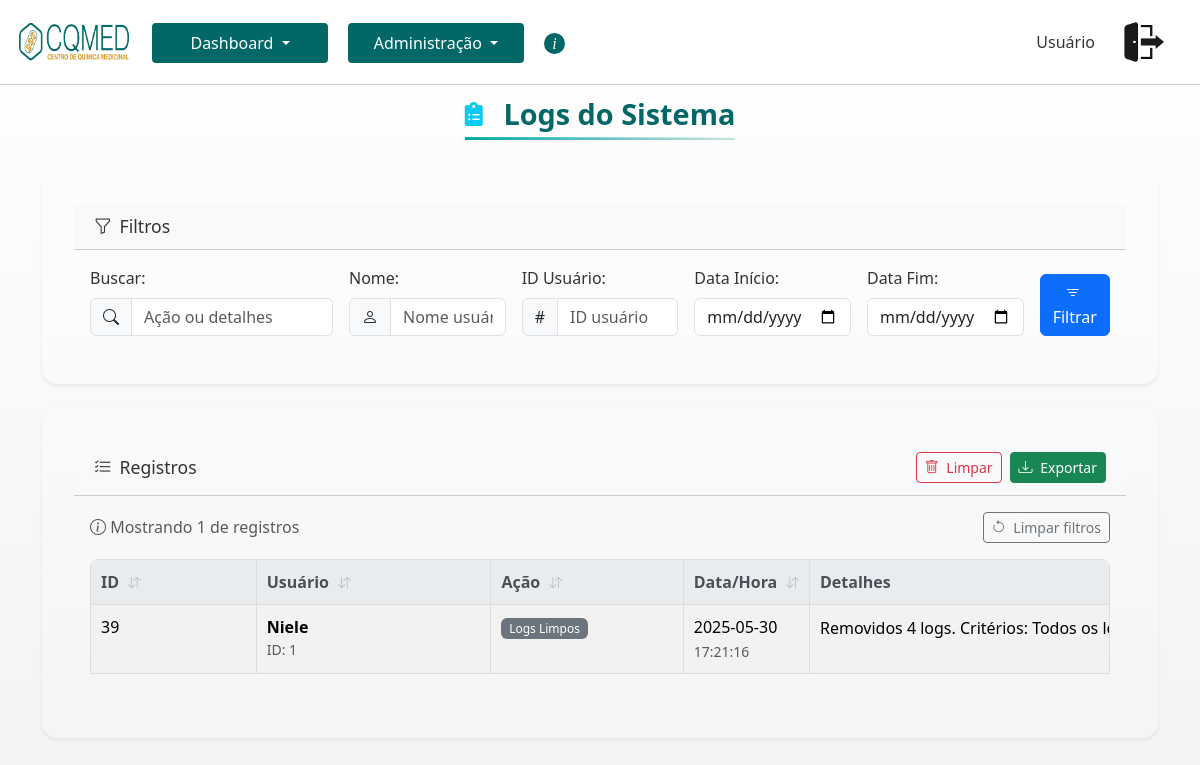
/admin/view_logs (signed in), run on an earlier commit of the app's database.
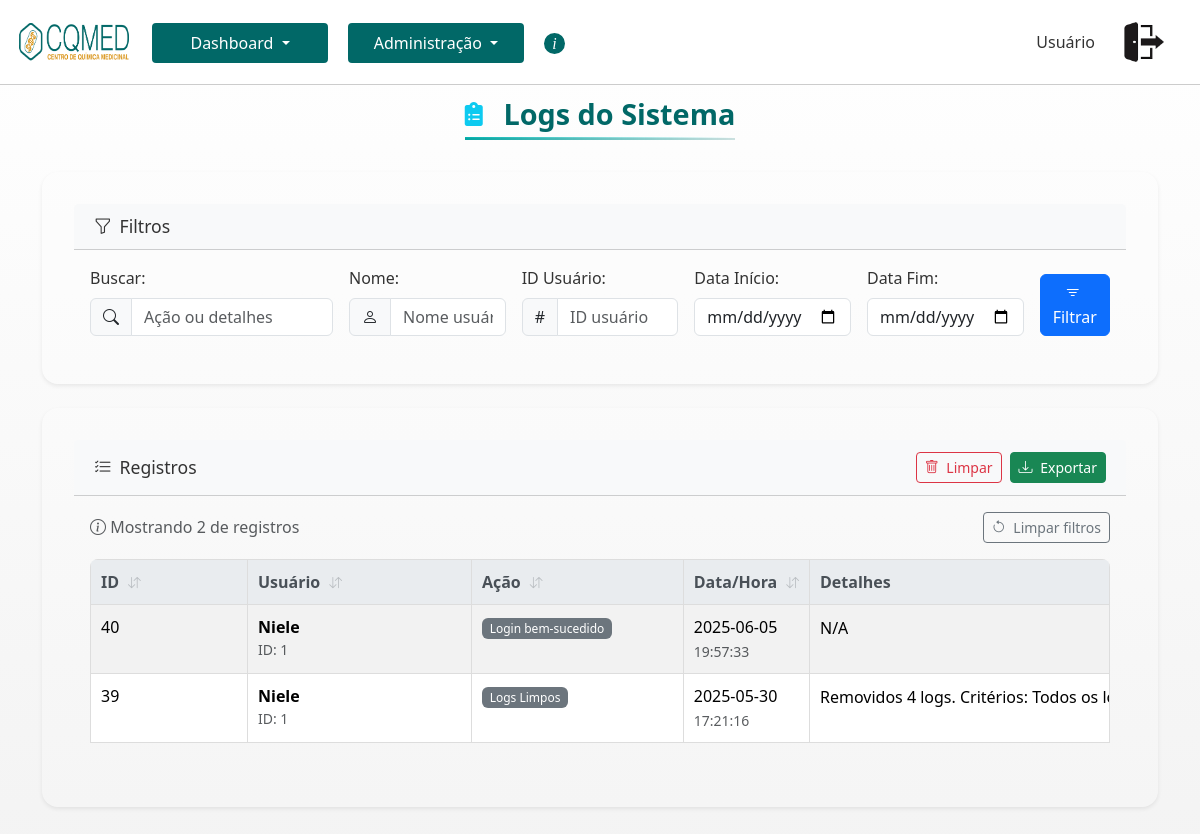
And on a later commit of the database.
### tables this page shows
CREATE TABLE logs (
            id INTEGER PRIMARY KEY AUTOINCREMENT,
            user_id INTEGER,
            action TEXT NOT NULL,
            timestamp TEXT NOT NULL,
            details TEXT,
            FOREIGN KEY (user_id) REFERENCES users (id)
        );

CREATE TABLE users (
            id INTEGER PRIMARY KEY AUTOINCREMENT,
            name TEXT NOT NULL,
            email TEXT UNIQUE NOT NULL,
            password TEXT NOT NULL,
            is_admin INTEGER DEFAULT 0,
            is_active INTEGER DEFAULT 0
        );

### app.py (the view, shortened to what this page needs)
@app.route('/admin/view_logs', methods=['GET'])
def view_logs():
    admin_user_id = session.get('user_id')
    if not session.get('is_admin'):
        flash('Acesso não autorizado.', 'danger')
        log_action(admin_user_id, 'Tentativa de acesso não autorizado', 'Rota: view_logs')
        return redirect(url_for('dashboard'))
    search_query = request.args.get('search', '').strip()
    user_id_filter = request.args.get('user_id_filter', '').strip()
    user_name_filter = request.args.get('user_name_filter', '').strip()
    start_date = request.args.get('start_date', '').strip()
    end_date = request.args.get('end_date', '').strip()
    conn = get_db_connection()
    logs = []
    try:
        query = """
            SELECT
                l.id,
                l.user_id,
                u.name AS user_name, -- Alias para o nome do usuário da tabela users
                l.action,
                l.timestamp,
                l.details
            FROM logs l
            LEFT JOIN users u ON l.user_id = u.id -- JOIN para buscar o nome do usuário
            WHERE 1=1
        """
        params = []
        if search_query:
            query += " AND (action LIKE ? OR details LIKE ?)"
            params.extend([f'%{search_query}%', f'%{search_query}%'])
        if user_name_filter:
            query += " AND u.name LIKE ?"
            params.append(f'%{user_name_filter}%')
        if start_date:
            query += " AND timestamp >= ?"
            params.append(start_date + " 00:00:00")
        if end_date:
            query += " AND timestamp <= ?"
            params.append(end_date + " 23:59:59")
        query += " ORDER BY timestamp DESC"
        logs = conn.execute(query, params).fetchall()
    except Exception as e:
        flash(f'Ocorreu um erro ao buscar os logs: {e}', 'danger')
    finally:
        conn.close()
    return render_template('logs.html',
                           titulo='Logs do Sistema',
                           logs=logs,
                           search_query=search_query,
                           user_name_filter=user_name_filter,
                           user_id_filter=user_id_filter,
                           start_date=start_date,
                           end_date=end_date,
                           active_page='logs')

### templates/logs.html (shortened to what this page needs)
{% extends 'base.html' %}
{% block css %}
    <link rel="stylesheet" href="{{ url_for('static', filename='css/titulosUsuarios.css') }}">
    <link rel="stylesheet" href="{{ url_for('static', filename='css/logs.css') }}">
    <link rel="stylesheet" href="https://cdn.jsdelivr.net/npm/bootstrap-icons@1.10.0/font/bootstrap-icons.css">
{% endblock %}
{% block content %}
    <div class="title-container top-spacing-reduced">
        <h1 class="page-title">
            <span class="title-icon">
                <i class="fas fa-clipboard-list text-info me-2"></i>
            </span>
            <span class="title-highlight">{{ titulo }}</span>
        </h1>
    </div>
    <div class="card shadow-sm mb-4">
        <div class="card-header bg-light">
            <h5 class="mb-0"><i class="bi bi-funnel me-2"></i>Filtros</h5>
        </div>
        <div class="card-body">
            <form method="GET" action="{{ url_for('view_logs') }}">
                <div class="row g-3">
                    <div class="col-md-3">
                        <label for="search" class="form-label">Buscar:</label>
                        <div class="input-group">
                            <span class="input-group-text"><i class="bi bi-search"></i></span>
                            <input type="text" class="form-control" id="search" name="search" value="{{ search_query }}" placeholder="Ação ou detalhes">
                        </div>
                    </div>
                    <div class="col-md-2">
                        <label for="user_name_filter" class="form-label">Nome:</label>
                        <div class="input-group">
                            <span class="input-group-text"><i class="bi bi-person"></i></span>
                            <input type="text" class="form-control" id="user_name_filter" name="user_name_filter" value="{{ user_name_filter }}" placeholder="Nome usuário">
                        </div>
                    </div>
                    <div class="col-md-2">
                        <label for="user_id_filter" class="form-label">ID Usuário:</label>
                        <div class="input-group">
                            <span class="input-group-text">#</span>
                            <input type="text" class="form-control" id="user_id_filter" name="user_id_filter" value="{{ user_id_filter }}" placeholder="ID usuário">
                        </div>
                    </div>
                    <div class="col-md-2">
                        <label for="start_date" class="form-label">Data Início:</label>
                        <input type="date" class="form-control" id="start_date" name="start_date" value="{{ start_date }}">
                    </div>
                    <div class="col-md-2">
                        <label for="end_date" class="form-label">Data Fim:</label>
                        <input type="date" class="form-control" id="end_date" name="end_date" value="{{ end_date }}">
                    </div>
                    <div class="col-md-1 d-flex align-items-end">
                        <button type="submit" class="btn btn-primary w-100">
                            <i class="bi bi-filter me-1"></i> Filtrar
                        </button>
                    </div>
                </div>
            </form>
        </div>
    </div>
    <div class="card shadow-sm mb-4">
        <div class="card-header bg-light d-flex justify-content-between align-items-center">
            <h5 class="mb-0"><i class="bi bi-list-check me-2"></i>Registros</h5>
            <div class="d-flex gap-2">
                <button class="btn btn-sm btn-outline-danger" data-bs-toggle="modal" data-bs-target="#clearLogsModal">
                    <i class="bi bi-trash me-1"></i> Limpar
                </button>
                <button class="btn btn-sm btn-success" data-bs-toggle="modal" data-bs-target="#exportLogsModal">
                    <i class="bi bi-download me-1"></i> Exportar
                </button>
            </div>
        </div>
        <div class="card-body">
            <div class="d-flex justify-content-between align-items-center mb-3">
                <span class="logs-counter text-muted">
                    <i class="bi bi-info-circle"></i>
                    Mostrando {{ logs|length }} de {{ total_logs }} registros
                </span>
                <a href="{{ url_for('view_logs') }}" class="btn btn-sm btn-outline-secondary">
                    <i class="bi bi-arrow-counterclockwise me-1"></i> Limpar filtros
                </a>
            </div>
            {% if logs %}
            <div class="table-responsive">
                <table class="table table-hover table-striped table-bordered">
                    <thead class="table-light">
                        <tr>
                            <th class="sortable" data-sort="id">
                                ID <i class="bi bi-arrow-down-up"></i>
                            </th>
                            <th class="sortable" data-sort="user">
                                Usuário <i class="bi bi-arrow-down-up"></i>
                            </th>
                            <th class="sortable" data-sort="action">
                                Ação <i class="bi bi-arrow-down-up"></i>
                            </th>
                            <th class="sortable" data-sort="timestamp">
                                Data/Hora <i class="bi bi-arrow-down-up"></i>
                            </th>
                            <th>Detalhes</th>
                        </tr>
                    </thead>
                    <tbody>
                        {% for log in logs %}
                        <tr>
                            <td>{{ log.id }}</td>
                            <td>
                                {% if log.user_name %}
                                    <span class="fw-semibold">{{ log.user_name }}</span>
                                    <small class="text-muted d-block">ID: {{ log.user_id }}</small>
                                {% else %}
                                    <span class="text-muted">N/A</span>
                                    <small class="text-muted d-block">ID: {{ log.user_id if log.user_id else 'N/A' }}</small>
                                {% endif %}
                            </td>
                            <td>
                                <span class="badge
                                    {% if log.action == 'login' %}bg-success
                                    {% elif log.action == 'delete' %}bg-danger
                                    {% elif log.action == 'update' %}bg-warning text-dark
                                    {% elif log.action == 'upload' %}bg-primary
                                    {% else %}bg-secondary
                                    {% endif %}">
                                    {{ log.action }}
                                </span>
                            </td>
                            <td>
                                <span class="d-block">{{ log.timestamp.split(' ')[0] }}</span>
                                <small class="text-muted">{{ log.timestamp.split(' ')[1] }}</small>
                            </td>
                            <td class="log-details">
                                <div class="details-content">
                                    {{ log.details if log.details else 'N/A' }}
                                </div>
                            </td>
                        </tr>
                        {% endfor %}
                    </tbody>
                </table>
            </div>
            {% else %}
            <div class="alert alert-warning mb-0">
                <i class="bi bi-exclamation-triangle me-2"></i>Nenhum log encontrado com os filtros aplicados.
            </div>
            {% endif %}
        </div>
    </div>
{% endblock %}

### templates/base.html (shortened to what this page needs)
<!doctype html>
<html lang="pt-br">
<head>
  <link href="https://cdnjs.cloudflare.com/ajax/libs/font-awesome/6.0.0-beta3/css/all.min.css" rel="stylesheet">
  <link href="https://cdn.jsdelivr.net/npm/bootstrap@5.3.3/dist/css/bootstrap.min.css" rel="stylesheet">
  <link rel="stylesheet" href="{{ url_for('static', filename='css/base.css') }}">
  <link rel="stylesheet" href="{{ url_for('static', filename='css/componentes.css') }}">
  <link rel="stylesheet" href="{{ url_for('static', filename='css/header.css') }}">
  <link rel="stylesheet" href="{{ url_for('static', filename='css/navegacao.css') }}">
  <link rel="stylesheet" href="{{ url_for('static', filename='css/search.css') }}">
  <link rel="stylesheet" href="{{ url_for('static', filename='css/table.css') }}">
  {% block css %}{% endblock %}
</head>
<body>
  {% if request.endpoint not in ['login', 'register'] %}
    <div class="header">
      <img src="{{ url_for('static', filename='images/logo.png') }}" alt="Logo CQMED" class="logo" style="width: 120px; height: 40px; margin-right: 8px;">
      <div class="user-info d-flex align-items-center">
        <span class="usuario-logado me-3">{{ nome_usuario }}</span>
        <a href="{{ url_for('logout') }}" title="Logout" class="btn d-flex align-items-center">
          <img src="{{ url_for('static', filename='images/logout.png') }}" alt="Sair" style="width: 40px; height: 40px; margin-right: 8px;">
        </a>
      </div>
    </div>
    {% include 'navegacao.html' %}
  {% endif %}
  <div class="container py-5">
    {% block content %}{% endblock %}
  </div>
</body>
</html>

### templates/navegacao.html (shortened to what this page needs)
<div class="nav-container d-flex justify-content-start gap-3 mb-4 flex-wrap pt-3 pb-2 margens" style="z-index: 10;">
   <div class="dropdown">
       <button class="btn btn-nav dropdown-toggle" type="button" id="dropdownMenuDashboard" data-bs-toggle="dropdown" aria-expanded="false">
           Dashboard
       </button>
   </div>
    {% if session.get('is_admin') %}
        <div class="dropdown">
            <button class="btn btn-nav dropdown-toggle" type="button" id="dropdownMenuUsuarios" data-bs-toggle="dropdown" aria-expanded="false">
                Administração
            </button>
        </div>
    {% endif %}
    <a href="{{ url_for('sobre') }}" class="btn btn-icon btn-nav {% if active_page == 'sobre' %}active{% endif %}" title="Sobre">
        i
    </a>
</div>

What changed in the data, as far as the page shows it:
added logs: id "40", user_name "Niele", user_id "1", action "Login bem-sucedido", timestamp "2025-06-05", timestamp "19:57:33", details "N/A"
Also different on the page:
{{ logs|length }}: "1" → "2"
